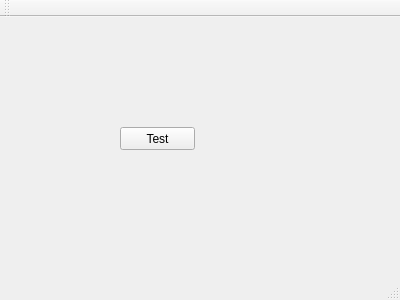
<?xml version="1.0" encoding="UTF-8"?>
<ui version="4.0">
 <class>MainWindow</class>
 <widget class="QMainWindow" name="MainWindow">
  <property name="geometry">
   <rect>
    <x>0</x>
    <y>0</y>
    <width>400</width>
    <height>300</height>
   </rect>
  </property>
  <property name="windowTitle">
   <string>MainWindow</string>
  </property>
  <widget class="QWidget" name="centralWidget">
   <widget class="QPushButton" name="pushButton">
    <property name="geometry">
     <rect>
      <x>120</x>
      <y>110</y>
      <width>75</width>
      <height>23</height>
     </rect>
    </property>
    <property name="text">
     <string>Test</string>
    </property>
   </widget>
  </widget>
  <widget class="QMenuBar" name="menuBar">
   <property name="geometry">
    <rect>
     <x>0</x>
     <y>0</y>
     <width>400</width>
     <height>23</height>
    </rect>
   </property>
  </widget>
  <widget class="QToolBar" name="mainToolBar">
   <attribute name="toolBarArea">
    <enum>TopToolBarArea</enum>
   </attribute>
   <attribute name="toolBarBreak">
    <bool>false</bool>
   </attribute>
  </widget>
  <widget class="QStatusBar" name="statusBar"/>
 </widget>
 <layoutdefault spacing="6" margin="11"/>
 <resources/>
 <connections/>
</ui>
